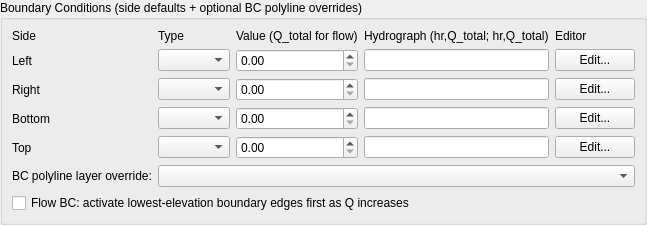
<?xml version="1.0" encoding="UTF-8"?>
<ui version="4.0">
 <class>SWE2DBoundaryTabPage</class>
 <widget class="QWidget" name="SWE2DBoundaryTabPage">
  <layout class="QVBoxLayout" name="verticalLayout">
   <property name="leftMargin">
    <number>0</number>
   </property>
   <property name="topMargin">
    <number>0</number>
   </property>
   <property name="rightMargin">
    <number>0</number>
   </property>
   <property name="bottomMargin">
    <number>0</number>
   </property>
   <item>
    <widget class="QGroupBox" name="bc_group">
     <property name="title">
      <string>Boundary Conditions (side defaults + optional BC polyline overrides)</string>
     </property>
     <layout class="QGridLayout" name="bc_grid">
      <item row="0" column="0">
       <widget class="QLabel" name="label_side">
        <property name="text">
         <string>Side</string>
        </property>
       </widget>
      </item>
      <item row="0" column="1">
       <widget class="QLabel" name="label_type">
        <property name="text">
         <string>Type</string>
        </property>
       </widget>
      </item>
      <item row="0" column="2">
       <widget class="QLabel" name="label_value">
        <property name="text">
         <string>Value (Q_total for flow)</string>
        </property>
       </widget>
      </item>
      <item row="0" column="3">
       <widget class="QLabel" name="label_hydrograph">
        <property name="text">
         <string>Hydrograph (hr,Q_total; hr,Q_total)</string>
        </property>
       </widget>
      </item>
      <item row="0" column="4">
       <widget class="QLabel" name="label_editor">
        <property name="text">
         <string>Editor</string>
        </property>
       </widget>
      </item>
        <item row="1" column="0">
         <widget class="QLabel" name="label_left_side">
          <property name="text">
           <string>Left</string>
          </property>
         </widget>
        </item>
        <item row="1" column="1">
         <widget class="QComboBox" name="left_bc_type_combo"/>
        </item>
        <item row="1" column="2">
         <widget class="QDoubleSpinBox" name="left_bc_value_spin"/>
        </item>
        <item row="1" column="3">
         <widget class="QLineEdit" name="left_bc_hydrograph_edit"/>
        </item>
        <item row="1" column="4">
         <widget class="QPushButton" name="left_bc_editor_btn">
          <property name="text">
           <string>Edit...</string>
          </property>
         </widget>
        </item>
        <item row="2" column="0">
         <widget class="QLabel" name="label_right_side">
          <property name="text">
           <string>Right</string>
          </property>
         </widget>
        </item>
        <item row="2" column="1">
         <widget class="QComboBox" name="right_bc_type_combo"/>
        </item>
        <item row="2" column="2">
         <widget class="QDoubleSpinBox" name="right_bc_value_spin"/>
        </item>
        <item row="2" column="3">
         <widget class="QLineEdit" name="right_bc_hydrograph_edit"/>
        </item>
        <item row="2" column="4">
         <widget class="QPushButton" name="right_bc_editor_btn">
          <property name="text">
           <string>Edit...</string>
          </property>
         </widget>
        </item>
        <item row="3" column="0">
         <widget class="QLabel" name="label_bottom_side">
          <property name="text">
           <string>Bottom</string>
          </property>
         </widget>
        </item>
        <item row="3" column="1">
         <widget class="QComboBox" name="bottom_bc_type_combo"/>
        </item>
        <item row="3" column="2">
         <widget class="QDoubleSpinBox" name="bottom_bc_value_spin"/>
        </item>
        <item row="3" column="3">
         <widget class="QLineEdit" name="bottom_bc_hydrograph_edit"/>
        </item>
        <item row="3" column="4">
         <widget class="QPushButton" name="bottom_bc_editor_btn">
          <property name="text">
           <string>Edit...</string>
          </property>
         </widget>
        </item>
        <item row="4" column="0">
         <widget class="QLabel" name="label_top_side">
          <property name="text">
           <string>Top</string>
          </property>
         </widget>
        </item>
        <item row="4" column="1">
         <widget class="QComboBox" name="top_bc_type_combo"/>
        </item>
        <item row="4" column="2">
         <widget class="QDoubleSpinBox" name="top_bc_value_spin"/>
        </item>
        <item row="4" column="3">
         <widget class="QLineEdit" name="top_bc_hydrograph_edit"/>
        </item>
        <item row="4" column="4">
         <widget class="QPushButton" name="top_bc_editor_btn">
          <property name="text">
           <string>Edit...</string>
          </property>
         </widget>
        </item>
      <item row="5" column="0">
       <widget class="QLabel" name="label_bc_override">
        <property name="text">
         <string>BC polyline layer override:</string>
        </property>
       </widget>
      </item>
        <item row="5" column="1" colspan="4">
         <widget class="QComboBox" name="bc_lines_layer_combo"/>
        </item>
        <item row="6" column="0" colspan="5">
         <widget class="QCheckBox" name="inflow_progressive_chk">
          <property name="text">
           <string>Flow BC: activate lowest-elevation boundary edges first as Q increases</string>
          </property>
         </widget>
        </item>
     </layout>
    </widget>
   </item>
  </layout>
 </widget>
 <resources/>
 <connections/>
</ui>
